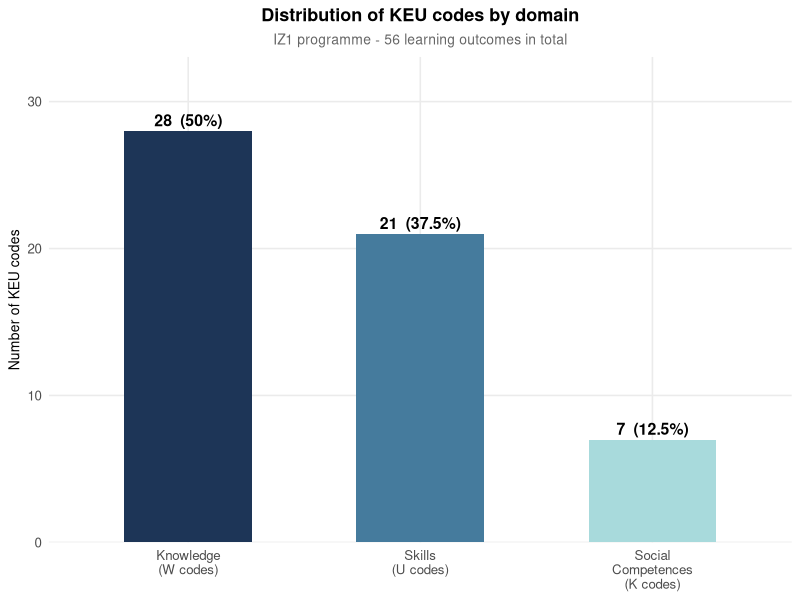
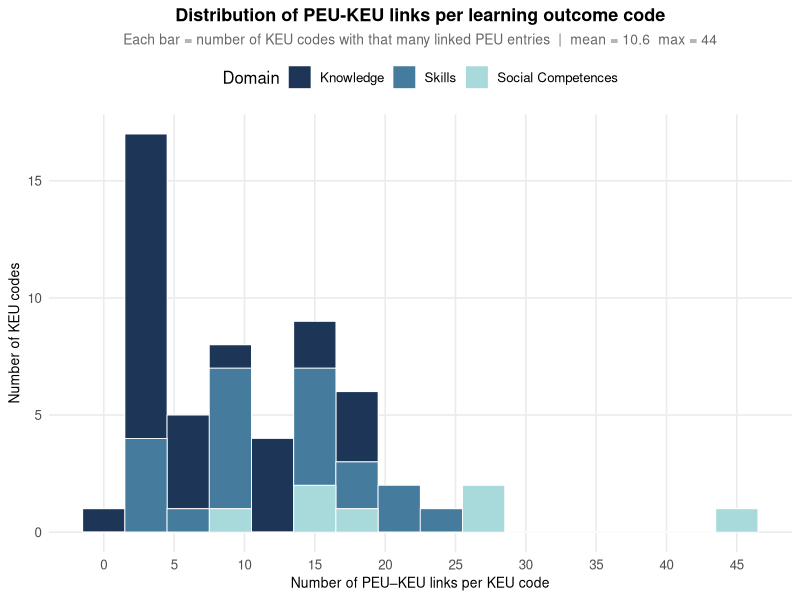
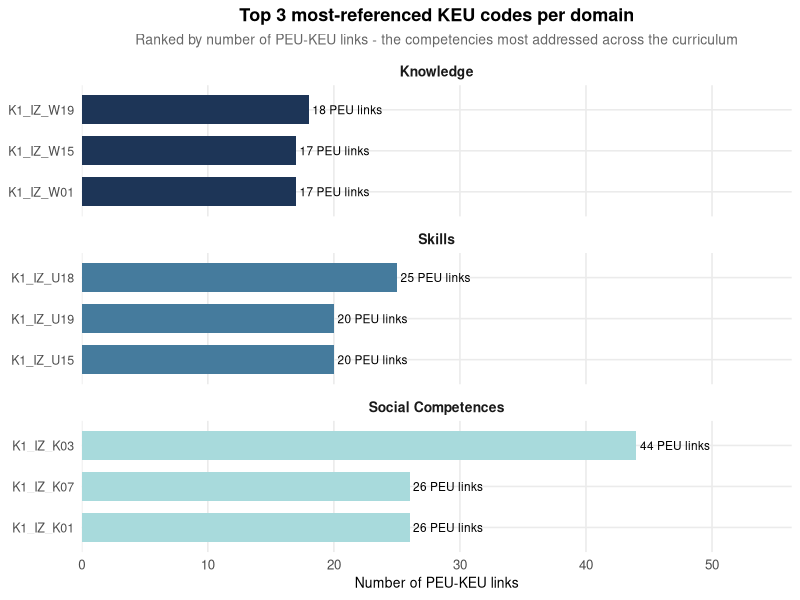
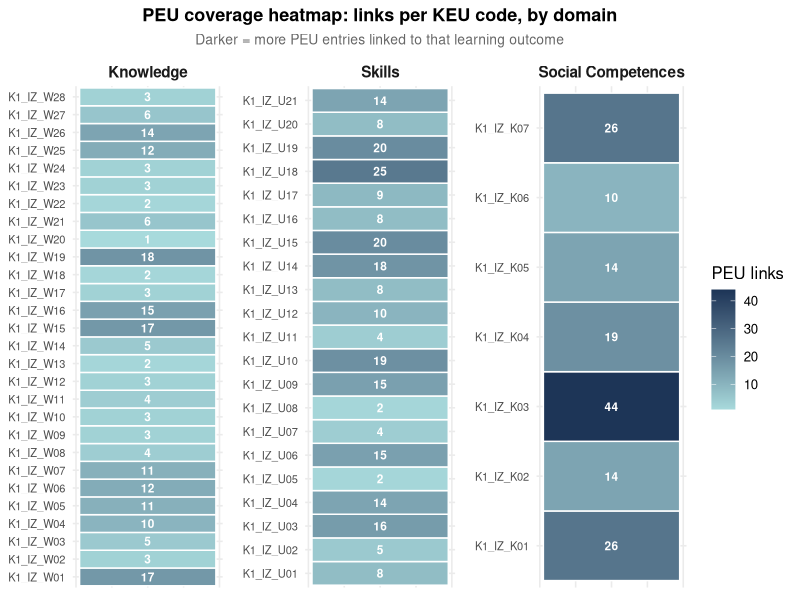
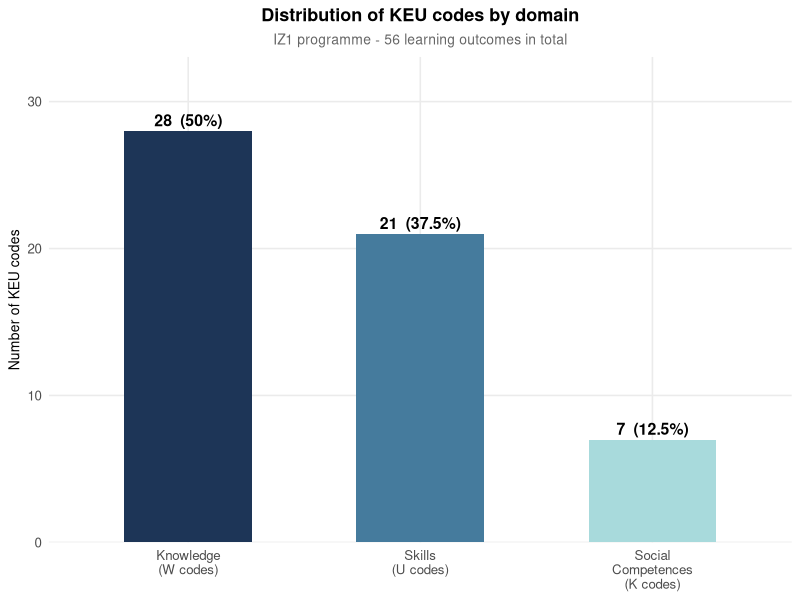
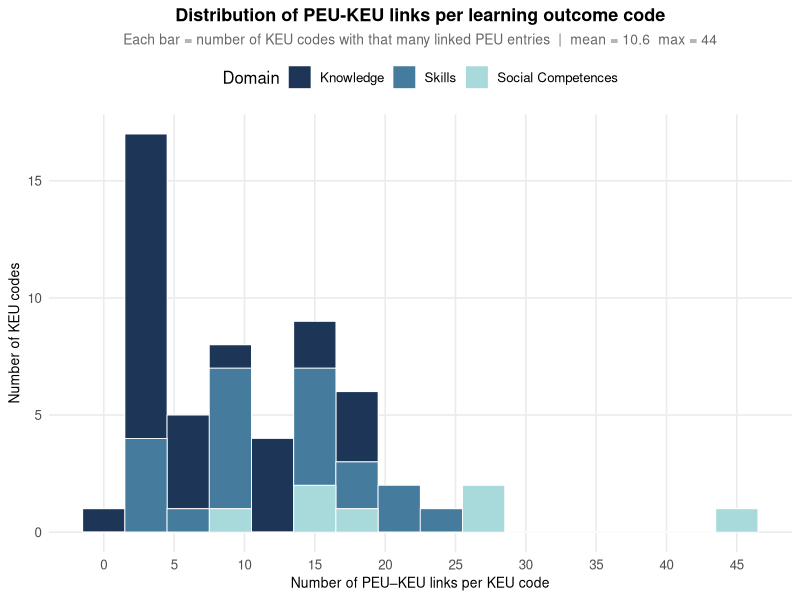
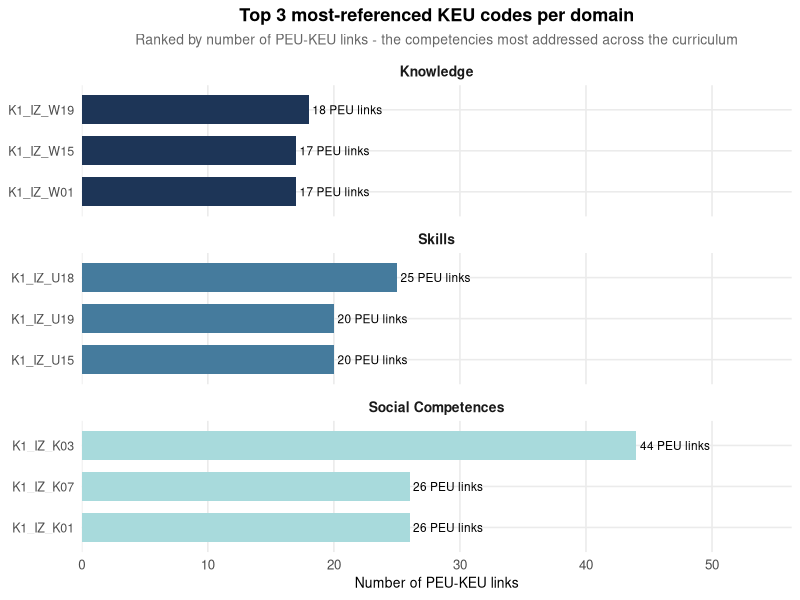
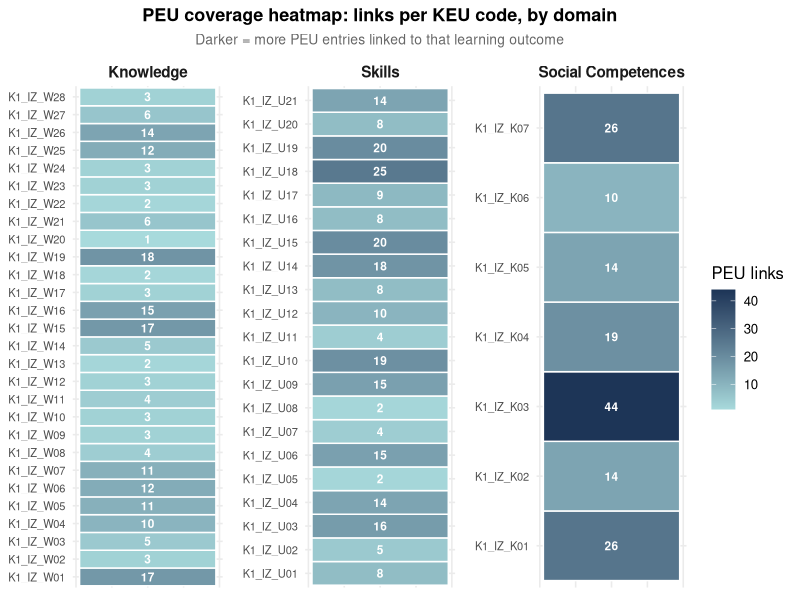

Write R code to recreate these figures, in order.
# ==============================================================================
# CHAPTER 3.1: Characteristics of competencies in the IZ1 curriculum
# Input:  pwr_keu_peu_mapping.csv   (output of 3_syllabi_analysis.R)
#         pwr_keu_effects.csv       (KEU codes table)
# Output: outputs/3_1_*.png  +  outputs/3_1_summary_stats.csv
# ==============================================================================

library(tidyverse)
library(scales)
library(ggtext)
library(gridExtra)
library(grid)

dir.create("outputs/3_1", recursive = TRUE, showWarnings = FALSE)

# ── 0. Load data ──────────────────────────────────────────────────────────────
mapping <- read_csv("pwr_keu_peu_mapping.csv", show_col_types = FALSE)
keu_df  <- read_csv("pwr_keu_effects.csv",     show_col_types = FALSE)

# ── 1. Core summary statistics ────────────────────────────────────────────────
n_keu_total   <- n_distinct(keu_df$KEU_Code)
n_keu_mapping <- n_distinct(mapping$KEU_Code)
n_peu_total   <- n_distinct(paste(mapping$Subject, mapping$PEU_Code))  # unique per course
n_courses     <- n_distinct(mapping$Subject)
n_peu_rows    <- nrow(mapping)   # rows = PEU-KEU links (many-to-many)

keu_type_counts <- keu_df %>%
  count(KEU_Type, name = "N_KEU") %>%
  mutate(Pct = round(100 * N_KEU / sum(N_KEU), 1))

peu_per_keu <- mapping %>%
  group_by(KEU_Code, KEU_Type) %>%
  summarise(
    N_PEU     = n_distinct(PEU_Code),
    N_Courses = n_distinct(Subject),
    N_Links   = n(),
    .groups   = "drop"
  )

peu_per_course <- mapping %>%
  group_by(Subject) %>%
  summarise(
    N_PEU      = n_distinct(PEU_Code),
    N_KEU_refs = n_distinct(KEU_Code),
    N_Links    = n(),
    .groups    = "drop"
  ) %>%
  arrange(desc(N_PEU))

summary_stats <- tibble(
  Metric  = c(
    "Total KEU codes (programme level)",
    "KEU codes with ≥1 PEU in mapping",
    "Unique PEU entries (per course)",
    "PEU–KEU links (rows in mapping)",
    "Courses (subjects) in mapping",
    "KEU Knowledge (W) codes",
    "KEU Skills (U) codes",
    "KEU Social Competences (K) codes",
    "Mean PEU links per KEU",
    "Max PEU links per KEU",
    "Min PEU links per KEU",
    "Mean KEU refs per course"
  ),
  Value = c(
    n_keu_total,
    n_keu_mapping,
    n_peu_total,
    n_peu_rows,
    n_courses,
    keu_type_counts$N_KEU[keu_type_counts$KEU_Type == "Knowledge"],
    keu_type_counts$N_KEU[keu_type_counts$KEU_Type == "Skills"],
    keu_type_counts$N_KEU[keu_type_counts$KEU_Type == "Social Competences"],
    round(mean(peu_per_keu$N_Links), 1),
    max(peu_per_keu$N_Links),
    min(peu_per_keu$N_Links),
    round(mean(peu_per_course$N_KEU_refs), 1)
  )
)

write_csv(summary_stats, "outputs/3_1/3_1_summary_stats.csv")
print(summary_stats, n = 20)

# ── COLOUR PALETTE ────────────────────────────────────────────────────────────
COL_W <- "#1D3557"   # Knowledge  – dark navy
COL_U <- "#457B9D"   # Skills     – medium blue
COL_K <- "#A8DADC"   # Social     – light teal
TYPE_COLS <- c(Knowledge = COL_W, Skills = COL_U, `Social Competences` = COL_K)

THEME_BASE <- theme_minimal(base_size = 12) +
  theme(
    plot.title      = element_text(face = "bold", size = 13, hjust = 0.5),
    plot.subtitle   = element_text(size = 10, color = "grey40", hjust = 0.5),
    axis.title      = element_text(size = 10),
    legend.position = "top",
    panel.grid.minor = element_blank()
  )

# ── PLOT 1: KEU type distribution (bar) ───────────────────────────────────────
p1 <- keu_type_counts %>%
  mutate(KEU_Type = factor(KEU_Type,
                           levels = c("Knowledge", "Skills", "Social Competences"))) %>%
  ggplot(aes(KEU_Type, N_KEU, fill = KEU_Type)) +
  geom_col(width = 0.55, show.legend = FALSE) +
  geom_text(aes(label = paste0(N_KEU, "  (", Pct, "%)")),
            vjust = -0.4, size = 4, fontface = "bold") +
  scale_fill_manual(values = TYPE_COLS) +
  scale_y_continuous(limits = c(0, max(keu_type_counts$N_KEU) * 1.18),
                     expand = c(0, 0)) +
  scale_x_discrete(labels = c(
    "Knowledge" = "Knowledge\n(W codes)",
    "Skills"    = "Skills\n(U codes)",
    "Social Competences" = "Social\nCompetences\n(K codes)"
  )) +
  labs(
    title    = "Distribution of KEU codes by domain",
    subtitle = paste0("IZ1 programme - ", n_keu_total, " learning outcomes in total"),
    x = NULL, y = "Number of KEU codes"
  ) +
  THEME_BASE

ggsave("outputs/3_1/fig_3_1_keu_distribution.png", p1,
       width = 7, height = 5, dpi = 200)
print(p1)

# ── PLOT 2: PEU links per KEU — distribution histogram + type colour ──────────
p2 <- peu_per_keu %>%
  mutate(KEU_Type = factor(KEU_Type,
                           levels = c("Knowledge", "Skills", "Social Competences"))) %>%
  ggplot(aes(N_Links, fill = KEU_Type)) +
  geom_histogram(binwidth = 3, color = "white", linewidth = 0.3) +
  scale_fill_manual(values = TYPE_COLS, name = "Domain") +
  scale_x_continuous(breaks = seq(0, max(peu_per_keu$N_Links) + 5, by = 5)) +
  labs(
    title    = "Distribution of PEU-KEU links per learning outcome code",
    subtitle = paste0("Each bar = number of KEU codes with that many linked PEU entries  |  ",
                      "mean = ", round(mean(peu_per_keu$N_Links), 1),
                      "  max = ", max(peu_per_keu$N_Links)),
    x = "Number of PEU–KEU links per KEU code",
    y = "Number of KEU codes"
  ) +
  THEME_BASE

ggsave("outputs/3_1/fig_3_2_peu_per_keu_dist.png", p2,
       width = 8, height = 5, dpi = 200)
print(p2)

# ── PLOT 3: Top KEU codes per domain (Knowledge / Skills / Social) ───────────
# Rationale: "top courses by links" mostly reflects how many PEU a course has,
# not which competencies dominate. This shows the most-referenced KEU codes
# within each domain, which speaks directly to which competencies dominate.
top_keu_per_type <- peu_per_keu %>%
  mutate(KEU_Type = factor(KEU_Type,
                           levels = c("Knowledge", "Skills", "Social Competences"))) %>%
  group_by(KEU_Type) %>%
  slice_max(N_Links, n = 3, with_ties = FALSE) %>%
  ungroup() %>%
  mutate(KEU_Label = paste0(KEU_Code))

p3 <- top_keu_per_type %>%
  mutate(KEU_Label = fct_reorder(KEU_Label, N_Links)) %>%
  ggplot(aes(N_Links, KEU_Label, fill = KEU_Type)) +
  geom_col(width = 0.7, show.legend = FALSE) +
  geom_text(aes(label = paste0(N_Links, " PEU links")),
            hjust = -0.05, size = 3) +
  facet_wrap(~KEU_Type, scales = "free_y", ncol = 1) +
  scale_fill_manual(values = TYPE_COLS) +
  scale_x_continuous(expand = expansion(mult = c(0, 0.28))) +
  labs(
    title    = "Top 3 most-referenced KEU codes per domain",
    subtitle = "Ranked by number of PEU-KEU links - the competencies most addressed across the curriculum",
    x = "Number of PEU-KEU links", y = NULL
  ) +
  THEME_BASE +
  theme(
    strip.text = element_text(face = "bold", size = 10),
    axis.text.y = element_text(size = 9)
  )

ggsave("outputs/3_1/fig_3_3_top_keu_per_domain.png", p3,
       width = 8, height = 6, dpi = 200)
print(p3)

# ── PLOT 4: KEU coverage heatmap, faceted by domain for readability ──────────
# With ~56 KEU codes a single column becomes hard to read, so each domain
# (Knowledge / Skills / Social Competences) gets its own panel.
peu_per_keu_plot <- peu_per_keu %>%
  mutate(
    KEU_Num  = as.integer(str_extract(KEU_Code, "\\d{2}$")),
    KEU_Type = factor(KEU_Type, levels = c("Knowledge", "Skills", "Social Competences"))
  ) %>%
  arrange(KEU_Type, KEU_Num) %>%
  group_by(KEU_Type) %>%
  mutate(KEU_Code_Ord = fct_reorder(KEU_Code, KEU_Num)) %>%
  ungroup()

p4 <- peu_per_keu_plot %>%
  ggplot(aes(x = 1, y = KEU_Code_Ord, fill = N_Links)) +
  geom_tile(color = "white", linewidth = 0.5, width = 0.95) +
  geom_text(aes(label = N_Links), size = 3, color = "white", fontface = "bold") +
  facet_wrap(~KEU_Type, scales = "free_y", ncol = 3) +
  scale_fill_gradient(low = "#A8DADC", high = "#1D3557", name = "PEU links") +
  labs(
    title    = "PEU coverage heatmap: links per KEU code, by domain",
    subtitle = "Darker = more PEU entries linked to that learning outcome",
    x = NULL, y = NULL
  ) +
  THEME_BASE +
  theme(
    axis.text.x  = element_blank(),
    axis.text.y  = element_text(size = 8),
    strip.text   = element_text(face = "bold", size = 11),
    legend.position = "right",
    panel.spacing = unit(1, "lines")
  )

ggsave("outputs/3_1/fig_3_4_keu_heatmap.png", p4,
       width = 11, height = 12, dpi = 200)
print(p4)

# ── PLOT 5: Domain-level summary (Knowledge / Skills / Social) ───────────────
# Aggregates per-domain coverage: how many KEU codes, how many PEU links,
# how many courses touch that domain, and the mean links per KEU code.
# (mapping has KEU_Code but not KEU_Type, so join via keu_df first)
keu_to_type <- keu_df %>% distinct(KEU_Code, KEU_Type)

domain_summary <- mapping %>%
  select(-any_of("KEU_Type")) %>%      # avoid KEU_Type.x/.y collision if mapping already has one
  left_join(keu_to_type, by = "KEU_Code") %>%
  filter(!is.na(KEU_Type)) %>%
  group_by(KEU_Type) %>%
  summarise(
    N_KEU_Codes       = n_distinct(KEU_Code),
    N_PEU_KEU_Links    = n(),
    N_Courses_Involved = n_distinct(Subject),
    Mean_Links_Per_KEU = round(n() / n_distinct(KEU_Code), 1),
    .groups = "drop"
  ) %>%
  mutate(KEU_Type = factor(KEU_Type, levels = c("Knowledge", "Skills", "Social Competences"))) %>%
  arrange(KEU_Type)

write_csv(domain_summary, "outputs/3_1/3_1_domain_summary.csv")
print(domain_summary)

# Render the two summary tables as PNG images for easy inclusion in the thesis
save_table_png <- function(df, file, title, col_widths = NULL) {
  tt <- ttheme_minimal(
    core    = list(fg_params = list(hjust = 0, x = 0.05, fontsize = 10)),
    colhead = list(fg_params = list(fontface = "bold", fontsize = 10, col = "white"),
                   bg_params = list(fill = "#1D3557", col = NA)),
    rowhead = list(fg_params = list(fontface = "plain", fontsize = 10))
  )
  g <- tableGrob(df, rows = NULL, theme = tt)
  title_grob <- textGrob(title, gp = gpar(fontsize = 13, fontface = "bold"),
                         hjust = 0.5, x = 0.5)
  g <- gtable::gtable_add_rows(g, heights = grobHeight(title_grob) + unit(8, "mm"), pos = 0)
  g <- gtable::gtable_add_grob(g, title_grob, t = 1, l = 1, r = ncol(g))
  png(file, width = 8, height = 0.6 + 0.35 * nrow(df), units = "in", res = 200)
  grid.draw(g)
  dev.off()
}

save_table_png(
  summary_stats,
  "outputs/3_1/fig_3_5_summary_table.png",
  "PEU-KEU mapping summary"
)

save_table_png(
  domain_summary %>%
    rename(
      `Domain`                 = KEU_Type,
      `KEU codes`              = N_KEU_Codes,
      `PEU-KEU links`          = N_PEU_KEU_Links,
      `Courses involved`       = N_Courses_Involved,
      `Mean links per KEU`     = Mean_Links_Per_KEU
    ),
  "outputs/3_1/fig_3_6_domain_summary_table.png",
  "PEU-KEU coverage by competency domain"
)

# ── Weakly-covered KEU codes (lowest N_Links) — relevant for gap discussion ───
# These are the learning outcomes least reinforced across the curriculum;
# worth flagging explicitly since they're easy to miss in the heatmap's shading.
LOW_COVERAGE_THRESHOLD <- 2   # KEU codes with <= this many PEU links

keu_low_coverage <- peu_per_keu %>%
  filter(N_Links <= LOW_COVERAGE_THRESHOLD) %>%
  arrange(N_Links, KEU_Code) %>%
  select(KEU_Code, KEU_Type, N_PEU, N_Courses, N_Links)

write_csv(keu_low_coverage, "outputs/3_1/3_1_low_coverage_keu.csv")
cat("\nKEU codes with <=", LOW_COVERAGE_THRESHOLD, "PEU links (", nrow(keu_low_coverage), "codes):\n")
print(keu_low_coverage, n = 30)

if (nrow(keu_low_coverage) > 0) {
  save_table_png(
    keu_low_coverage %>%
      rename(`KEU code` = KEU_Code, `Domain` = KEU_Type, `Unique PEU` = N_PEU,
             `Courses` = N_Courses, `PEU-KEU links` = N_Links),
    "outputs/3_1/fig_3_7_low_coverage_table.png",
    paste0("KEU with weakest curriculum coverage (<= ", LOW_COVERAGE_THRESHOLD, " links)")
  )
}


cat("\n===== CHAPTER 3.1 STATISTICS =====\n")
cat("KEU codes total:              ", n_keu_total, "\n")
cat("  Knowledge (W):              ", keu_type_counts$N_KEU[keu_type_counts$KEU_Type=="Knowledge"], "\n")
cat("  Skills (U):                 ", keu_type_counts$N_KEU[keu_type_counts$KEU_Type=="Skills"], "\n")
cat("  Social Competences (K):     ", keu_type_counts$N_KEU[keu_type_counts$KEU_Type=="Social Competences"], "\n")
cat("Unique PEU entries (per course):", n_peu_total, "\n")
cat("PEU–KEU mapping rows:          ", n_peu_rows, "\n")
cat("Courses in mapping:            ", n_courses, "\n")
cat("Mean PEU links per KEU:        ", round(mean(peu_per_keu$N_Links), 1), "\n")
cat("Max PEU links (single KEU):    ", max(peu_per_keu$N_Links),
    " —> ", peu_per_keu$KEU_Code[which.max(peu_per_keu$N_Links)], "\n")
cat("Min PEU links (single KEU):    ", min(peu_per_keu$N_Links), "\n")
cat("\nTop 5 courses by PEU links:\n")
print(peu_per_course %>% slice_head(n=5) %>% select(Subject, N_PEU, N_KEU_refs, N_Links))
cat("\n6 plots/tables saved to outputs/3_1/\n")
cat("Summary CSVs saved to outputs/3_1/3_1_summary_stats.csv and 3_1_domain_summary.csv\n")

# ── Interactive table viewing (RStudio) ───────────────────────────────────────
# Opens each summary table in the RStudio Viewer/Data tab. Falls back to
# print() if View() is unavailable (e.g. running via Rscript outside RStudio).
if (interactive()) {
  View(summary_stats,     "3.1 Overall summary stats")
  View(domain_summary,    "3.1 Domain-level summary")
  View(keu_low_coverage,  "3.1 Low-coverage KEU codes")
} else {
  print(summary_stats)
  print(domain_summary)
  print(keu_low_coverage)
}
